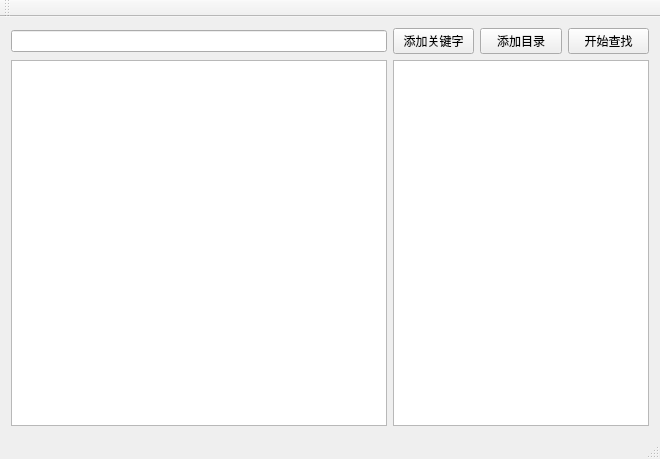
<?xml version="1.0" encoding="UTF-8"?>
<ui version="4.0">
 <class>MainWindow</class>
 <widget class="QMainWindow" name="MainWindow">
  <property name="geometry">
   <rect>
    <x>0</x>
    <y>0</y>
    <width>660</width>
    <height>459</height>
   </rect>
  </property>
  <property name="windowTitle">
   <string>MainWindow</string>
  </property>
  <widget class="QWidget" name="centralWidget">
   <layout class="QGridLayout" name="gridLayout">
    <item row="0" column="2">
     <widget class="QPushButton" name="addDirPushButton">
      <property name="text">
       <string>添加目录</string>
      </property>
     </widget>
    </item>
    <item row="1" column="1" colspan="3">
     <widget class="QListWidget" name="keyListWidget"/>
    </item>
    <item row="0" column="3">
     <widget class="QPushButton" name="searchPushButton">
      <property name="text">
       <string>开始查找</string>
      </property>
     </widget>
    </item>
    <item row="0" column="0">
     <widget class="QLineEdit" name="inputLineEdit">
      <property name="text">
       <string/>
      </property>
     </widget>
    </item>
    <item row="0" column="1">
     <widget class="QPushButton" name="addKeyPushButton">
      <property name="text">
       <string>添加关键字</string>
      </property>
     </widget>
    </item>
    <item row="1" column="0">
     <widget class="QListWidget" name="dirListWidget"/>
    </item>
   </layout>
  </widget>
  <widget class="QMenuBar" name="menuBar">
   <property name="geometry">
    <rect>
     <x>0</x>
     <y>0</y>
     <width>660</width>
     <height>23</height>
    </rect>
   </property>
  </widget>
  <widget class="QToolBar" name="mainToolBar">
   <attribute name="toolBarArea">
    <enum>TopToolBarArea</enum>
   </attribute>
   <attribute name="toolBarBreak">
    <bool>false</bool>
   </attribute>
  </widget>
  <widget class="QStatusBar" name="statusBar"/>
 </widget>
 <layoutdefault spacing="6" margin="11"/>
 <resources/>
 <connections/>
</ui>
